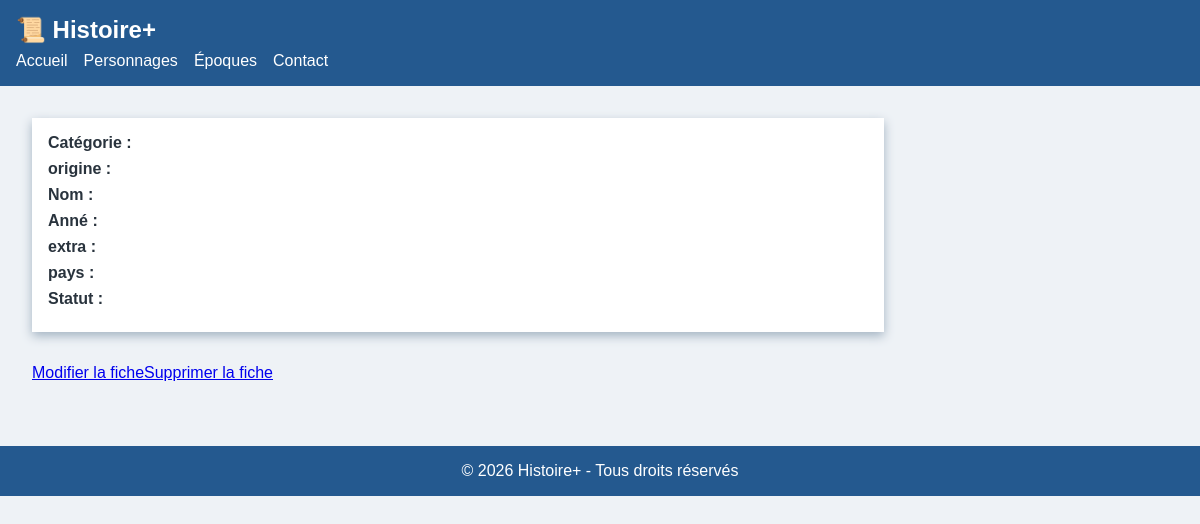
The app's page /boisson/fiche.php?id=22, older data.
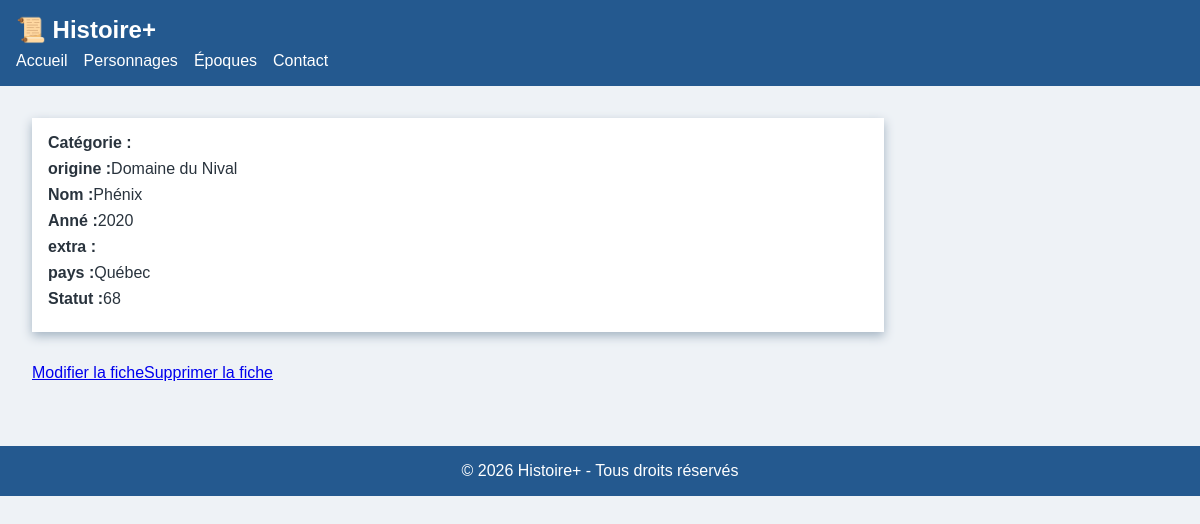
The same page, newer data.
### tables this page shows
CREATE TABLE "boisson" (
	"id"	INTEGER,
	"categorie_id"	INTEGER,
	"origine"	TEXT,
	"nom"	TEXT,
	"anne"	INTEGER,
	"extra"	TEXT,
	"pays"	TEXT,
	"prix"	INTEGER,
	"created_at"	TEXT DEFAULT current_timestamp,
	"updated_at"	TEXT DEFAULT current_timestamp,
	PRIMARY KEY("id")
);

### public/boisson/fiche.php (the view, shortened to what this page needs)
<?php
$bd = "../../database/db.sqlite";
$pdo = new PDO("sqlite:" . $bd);
$stmt = $pdo->prepare("SELECT * FROM boisson");
$stmt->execute();
$info = $stmt->fetch();
$boutton = '';
$boutton .= '<a href="modifier.php?id=' . $enr['id'] . '">Modifier la fiche</a>';
$boutton .= '<a href="ajout.php?id=' . $enr['id'] . '">Supprimer la fiche</a>';
?>
<!DOCTYPE html>
<html lang="fr">
<head>
    <link rel="stylesheet" href="../css/styles.css">
</head>
<body>
    <header>
        <div class="logo">📜 Histoire+</div>
        <nav>
            <ul>
                <li><a href="../index.php">Accueil</a></li>
                <li><a href="#">Personnages</a></li>
                <li><a href="#">Époques</a></li>
                <li><a href="#">Contact</a></li>
            </ul>
        </nav>
    </header>
    <main>
        <section class="content">
            <article class="fiche">
                <ul>
                    <li><strong>Catégorie :</strong><?php echo $info['type'] ?></li>
                    <li><strong>origine :</strong><?php echo $info['origine'] ?></li>
                    <li><strong>Nom :</strong><?php echo $info['nom'] ?></li>
                    <li><strong>Anné :</strong><?php echo $info['anne'] ?></li>
                    <li><strong>extra :</strong><?php echo $info['extra'] ?></li>
                    <li><strong>pays :</strong><?php echo $info['pays'] ?></li>
                    <li><strong>Statut :</strong><?php echo $info['prix'] ?></li>
                </ul>
            </article>
            <?php echo $boutton ?>
        </section>
    </main>
    <footer>
        <p>© 2026 Histoire+ - Tous droits réservés</p>
    </footer>
</body>
</html>

Row changes from the older to the newer data that the page shows:
added boisson: origine "Domaine du Nival", nom "Phénix", anne "2020", pays "Québec", prix "68"
